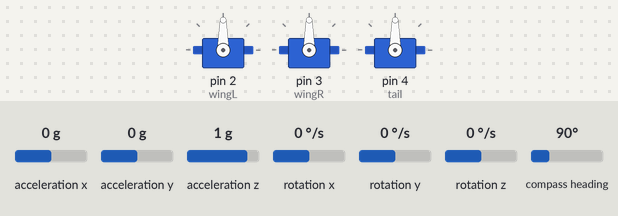
Simulated run of this program. Board: Teensy 4. On the bench: 3 × servo. Inputs (shaded band) come from the test bench; at power-on: rotation z 0 °/s, acceleration x 0 g, acceleration y 0 g, acceleration z 1 g, rotation x 0 °/s, rotation y 0 °/s, compass heading 90°. What the program prints to the serial monitor is not drawn.

Above: at 2.7 s.
2.8 s: rotation z set to -192 °/s
At 3.6 s:
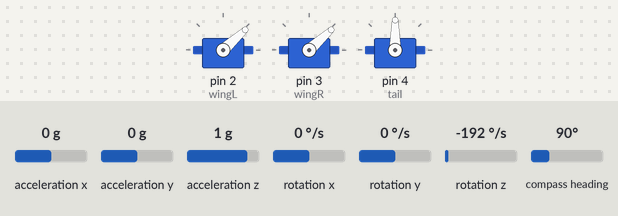
4.3 s: rotation z set to -100 °/s
At 5.1 s:
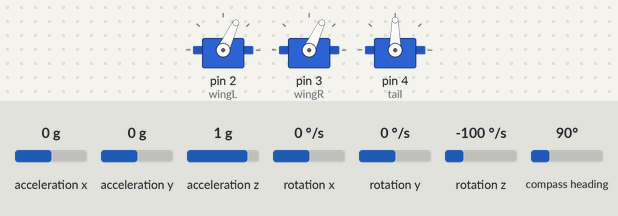
5.8 s: rotation z set to 100 °/s
At 6.1 s:
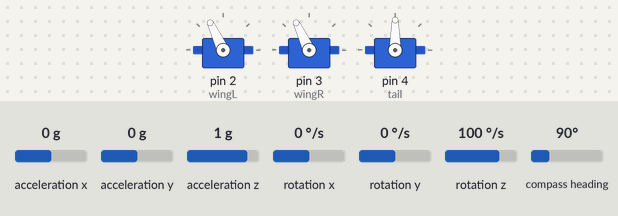
7.3 s: rotation z set to 192 °/s
At 8.3 s:
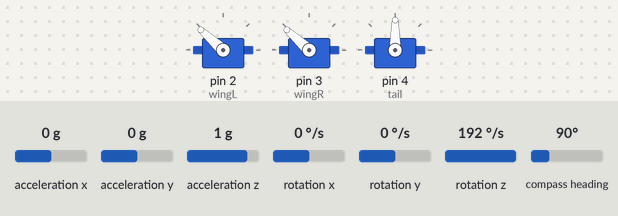
8.8 s: rotation z set to 0 °/s
At 9.7 s:
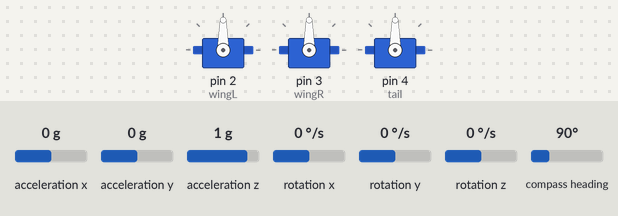
Timing chart, 0 to 11.3 s (numbered marks = the images above; inputs shaded):
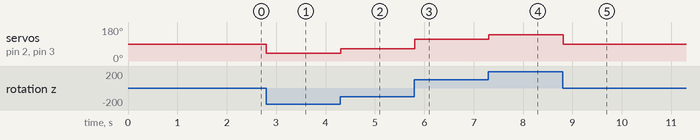

Measured:
- after the input at 2.8 s, servo on pin 2 (wingL), servo on pin 3 (wingR): 90° → 42° at once
- after the input at 4.3 s, servo on pin 2 (wingL), servo on pin 3 (wingR): 42° → 65° at once
- after the input at 5.8 s, servo on pin 2 (wingL), servo on pin 3 (wingR): 65° → 115° at once
- after the input at 7.3 s, servo on pin 2 (wingL), servo on pin 3 (wingR): 115° → 138° at once
- after the input at 8.8 s, servo on pin 2 (wingL), servo on pin 3 (wingR): 138° → 90° at once

The program:

main.cpp
```cpp
#include <Wire.h>
#include <Adafruit_Sensor.h>
#include <Adafruit_BNO055.h>
#include <utility/imumaths.h>
//#include <PulsePosition.h>
#include <Servo.h>

// Check I2C device address and correct line below (by default address is 0x29 or 0x28)
// id, address
Adafruit_BNO055 bno = Adafruit_BNO055(55, 0x28);

Servo wingL;
Servo wingR;
Servo tail;

//receiver ppm signal setup
// PulsePositionInput receiver_input(RISING);
// float receiver_value[] = {0, 0, 0, 0, 0, 0, 0, 0};
// int channel_number = 0;

// void read_receiver(){

//   channel_number = receiver_input.available();
//   if(channel_number > 0){
//     for(int i = 1; i <= channel_number; i++){
//       receiver_value[i-1] = receiver_input.read(i);
//     }
//   }
// }

void displaySensorDetails(void)
{
  sensor_t sensor;
  bno.getSensor(&sensor);
  Serial.println("------------------------------------");
  Serial.print  ("Sensor:       "); Serial.println(sensor.name);
  Serial.print  ("Driver Ver:   "); Serial.println(sensor.version);
  Serial.print  ("Unique ID:    "); Serial.println(sensor.sensor_id);
  Serial.print  ("Max Value:    "); Serial.print(sensor.max_value); Serial.println(" xxx");
  Serial.print  ("Min Value:    "); Serial.print(sensor.min_value); Serial.println(" xxx");
  Serial.print  ("Resolution:   "); Serial.print(sensor.resolution); Serial.println(" xxx");
  Serial.println("------------------------------------");
  Serial.println("");
  delay(500);
}

void setup(void)
{
  Serial.begin(9600);
  //receiver_input.begin(10);
  wingL.attach(2);
  wingR.attach(3);
  tail.attach(4);

  /* Initialise the sensor */
  if(!bno.begin())
  {
    /* There was a problem detecting the BNO055 ... check your connections */
    Serial.print("Ooops, no BNO055 detected ... Check your wiring or I2C ADDR!");
    while(1);
  }

  delay(1000);

  bno.setExtCrystalUse(true);
  displaySensorDetails();
}

void loop(void)
{
  /* Get a new sensor event */
  sensors_event_t event;
  bno.getEvent(&event);

  // read_receiver();
  // Serial.print("Channel Available: ");
  // Serial.println(receiver_input.available());
  // Serial.print("Receiver Yaw: ");
  // Serial.println(receiver_value[0]);
  // Serial.print("Ch1: ");
  // Serial.println(pulseIn(2, HIGH));

  // Serial.print("Ch2: ");
  // Serial.println(pulseIn(3, HIGH));

  // Serial.print("Ch3: ");
  // Serial.println(pulseIn(4, HIGH));

  // Serial.print("Ch4: ");
  // Serial.println(pulseIn(5, HIGH));

  // Possible vector values can be:
  // - VECTOR_ACCELEROMETER - m/s^2
  // - VECTOR_MAGNETOMETER  - uT
  // - VECTOR_GYROSCOPE     - rad/s
  // - VECTOR_EULER         - degrees
  // - VECTOR_LINEARACCEL   - m/s^2
  // - VECTOR_GRAVITY       - m/s^2
  imu::Vector<3> gyro_raw = bno.getVector(Adafruit_BNO055::VECTOR_GYROSCOPE);

  /* Display the floating point data */
  // Serial.print("X: ");
  // Serial.print(gyro_raw.x());
  // Serial.print(" Y: ");
  // Serial.print(gyro_raw.y());
  // Serial.print(" Z: ");
  // Serial.print(gyro_raw.z());
  // Serial.print("\t\t");

  wingL.write(90 + 0.25 * gyro_raw.z());
  wingR.write(90 + 0.25 * gyro_raw.z());

  //Serial.println();

  // /* The WebSerial 3D Model Viewer expects data as heading, pitch, roll */
  // Serial.print(F("Orientation: "));
  // Serial.print((float)event.orientation.x);
  // Serial.print(F(", "));
  // Serial.print((float)event.orientation.y);
  // Serial.print(F(", "));
  // Serial.print((float)event.orientation.z);
  // Serial.println(F(""));

  // // /* The WebSerial 3D Model Viewer also expects data as roll, pitch, heading */
  // imu::Quaternion quat = bno.getQuat();

  // // Serial.print(F("Quaternion: "));
  // Serial.print((float)quat.w(), 4);
  // Serial.print(F(", "));
  // Serial.print((float)quat.x(), 4);
  // Serial.print(F(", "));
  // Serial.print((float)quat.y(), 4);
  // Serial.print(F(", "));
  // Serial.print((float)quat.z(), 4);
  // Serial.println(F(""));

  // // /* Also send calibration data for each sensor. */
  // uint8_t sys, gyro, accel, mag = 0;
  // bno.getCalibration(&sys, &gyro, &accel, &mag);
  // Serial.print(F("Calibration: "));
  // Serial.print(sys, DEC);
  // Serial.print(F(", "));
  // Serial.print(gyro, DEC);
  // Serial.print(F(", "));
  // Serial.print(accel, DEC);
  // Serial.print(F(", "));
  // Serial.print(mag, DEC);
  // Serial.println(F(""));

  delay(10);
}
```
